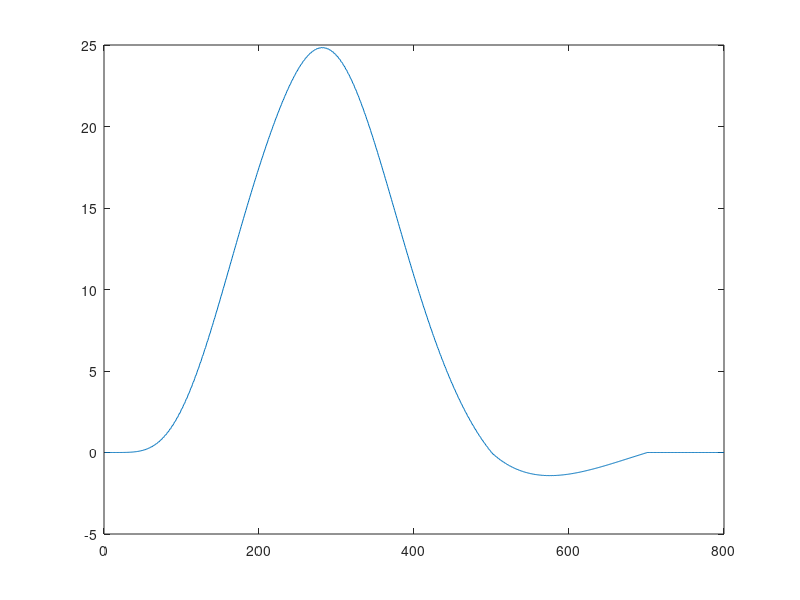
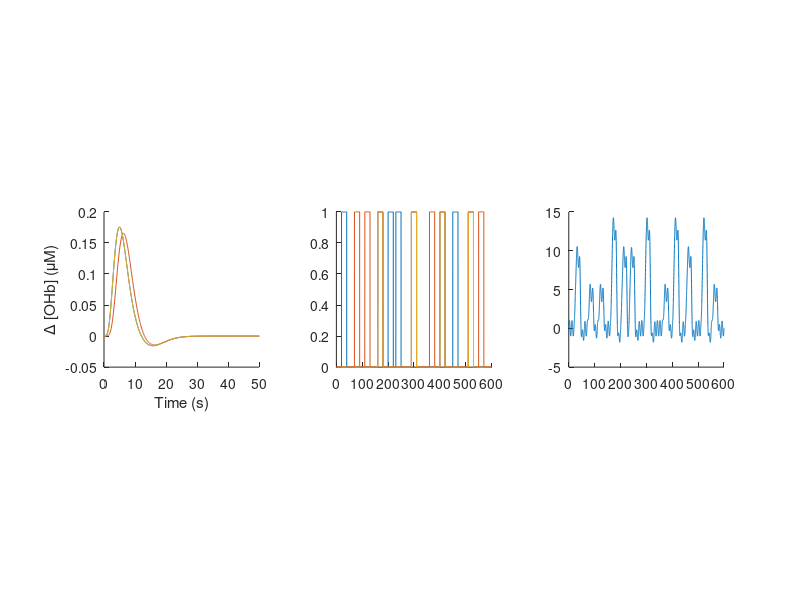

These charts were generated, in order, by the following MATLAB code: (Note: this script raises an error after producing the figures.)
%% Clean
close all
clear all



%% Hemodynamic impulse response
Fs      = 10;
dur     = 50; % sec
xh       = 0:(1/Fs):dur; % sec
a1		= [6 8 6]; % peak time 4.5 s after stim, shape
b1		= [1 0.9 1]; % scale
a2		= [16 16 16]; % peak time 4.5 s after stim, shape
b2		= [1 1 1]; % scale
c		= [1/6 1/6 1/6];
% delta	= 2; % 2s delay
beta	= [1 0.5 -0.1];
Nstim	= length(beta);
sigma	= 1;
H = NaN(Nstim,length(xh));
for idx = 1:Nstim
H(idx,:)       = (gampdf(xh,a1(idx),b1(idx))-c(idx)*gampdf(xh,a2(idx),b2(idx)));
end


%% Convolution with stimulus block
Fs      = 10;
dur     = 600; % sec
xx       = 0:(1/Fs):dur; % sec
N		= length(xx);
xx		= xx(1:N);
X		= zeros(N,3);

onset		= [20 70 110 160 200 230 290 360 400 450 510 550];
offset		= [40 90 130 180 220 250 310 380 420 470 530 570];
mod			= [1 2 2 3 1 1 3 2 3 1 3 2];
Xsingle  = [ones(max((offset-onset)*Fs),1); zeros(min((onset(2:end)-offset(1:end-1))*Fs),1)];
Nmod		= numel(unique(mod));
Nblocks		= numel(onset);
for ii = 1:Nblocks
	X(onset(ii)*Fs:offset(ii)*Fs,mod(ii)) = 1;
end
% X((20*Fs:40*Fs),1)			= 1;
% X((70*Fs:90*Fs),2)			= 1;
% X((110*Fs:130*Fs),2)		= 1;
% X((160*Fs:180*Fs),3)		= 1;
% X((200*Fs:220*Fs),1)		= 1;
% X((230*Fs:250*Fs),1)		= 1;
% X((290*Fs:310*Fs),3)		= 1;
% X((360*Fs:380*Fs),2)		= 1;
% X((400*Fs:420*Fs),3)		= 1;
% X((450*Fs:470*Fs),1)		= 1;
% X((510*Fs:530*Fs),3)		= 1;
% X((550*Fs:570*Fs),2)		= 1;

X(:,1) = X(:,1) + X(:,3);
X(:,2) = X(:,2) + X(:,3);

C = NaN(N,Nstim);
for idx = 1:Nstim
       tmp			= conv(X(:,idx),beta(idx)*H(idx,:));
	   C(1:N,idx)	= tmp(1:N);
end

C = sum(C,2);
%% Sinusoid noise
s = 1*sin(2*pi*0.1*xx)';
C = C + s;

%% Convolution size parameters
u = X;
v = H;
m = length(u);
n = length(v);

%% Graph
figure(666)
subplot(131)
plot(xh,H)
xlabel('Time (s)');
ylabel('\Delta [OHb] (\muM)');
axis square
box off

subplot(132)
plot(xx,X);
axis square
box off

subplot(133)
plot(xx,C);
axis square
box off

drawnow

%% Data
y					= C+sigma*randn(size(C));
Fs					= 10;
dur					= 600; % sec
dataStruct.y		= y';
dataStruct.T		= xh';
dataStruct.u		= Xsingle; % stimulus  block
dataStruct.Ntotal	= length(y);
dataStruct.Nstim	=  Nblocks; % Nstim
dataStruct.onset	=  round(onset*Fs); % samples
dataStruct.offset	=  round(offset*Fs); % samples
% dataStruct.onset	=  onset; % Nstim

dataStruct.m		= length(Xsingle);
dataStruct.n		= length(xh);
dataStruct.o		= dataStruct.m+dataStruct.n-1

%% Test
	% convolution of one stimulus block  u and hemodynamic response v
	w = NaN(dataStruct.o);
	for k = 1:dataStruct.o
		for j = max(1,k+1-dataStruct.n):min(k,dataStruct.m) 
            tmp(k,j) = dataStruct.u(j)*H(k-j+1);
		end
		w(k) = sum(tmp(k,max(1,k+1-dataStruct.n):min(k,dataStruct.m)));
	end    
% 	wn <- w[1:m]


figure
	plot(w)
%%
%% INTIALIZE THE CHAINS
nChains		= 3;
initsStruct = struct([]);
for ii = 1:nChains
	initsStruct(ii).sigma		= sigma(1);
	initsStruct(ii).a1			= a1(1);
	initsStruct(ii).b1			= b1(1);
	initsStruct(ii).a2			= a2(1);
	initsStruct(ii).b2			= b2(1);
	initsStruct(ii).beta		= beta(1);
end

%% RUN THE CHAINS
parameters		= {'b1','a1','b2','a2','c','sigma','beta','wn'}; % The parameter(s) to be monitored.
burnInSteps		= 100;		% Number of steps to 'burn-in' the samplers.
numSavedSteps	= 100;		% Total number of steps in chains to save.
thinSteps		= 1;		% Number of steps to 'thin' (1=keep every step).
nIter			= ceil((numSavedSteps*thinSteps )/nChains); % Steps per chain.
doparallel		= 1; % do not use parallelization
if doparallel
	isOpen = matlabpool('size') > 0;
	if ~isOpen
		matlabpool open
	end
end
fprintf( 'Running JAGS...\n' );
% [samples, stats, structArray] = matjags( ...
% 	tic
model = 'model_hemocanon_glm.txt';
[samples,stats,structArray] = pa_matjags(...
	dataStruct,...                     % Observed data
	fullfile(pwd, model), ...			% File that contains model definition
	initsStruct,...                    % Initial values for latent variables
	'doparallel',doparallel, ...      % Parallelization flag
	'nchains',nChains,...              % Number of MCMC chains
	'nburnin',burnInSteps,...          % Number of burnin steps
	'nsamples',nIter,...				% Number of samples to extract
	'thin',thinSteps,...              % Thinning parameter
	'monitorparams',parameters, ...    % List of latent variables to monitor
	'savejagsoutput',1,...          % Save command line output produced by JAGS?
	'verbosity',0,...               % 0=do not produce any output; 1=minimal text output; 2=maximum text output
	'cleanup',0);                    % clean up of temporary files?


%%
b1		= samples.b1;
a1		= samples.a1;
b2		= samples.b2;
a2		= samples.a2;
c		= samples.c;
sigma	= samples.sigma;
beta	= samples.beta;
pred	= samples.wn; % posterior predictive

[m,n,o] = size(pred);
pred	= reshape(pred,m*n,o);

figure(1)
subplot(231)
plot(b1');

subplot(232)
plot(a1');

subplot(233)
plot(sigma');

subplot(234)
plot(b2');

subplot(235)
plot(a2');

subplot(236)
plot(c');

%%
b1		= b1(:);
a1		= a1(:);
b2		= b2(:);
a2		= a2(:);
c		= c(:);
sigma	= sigma(:);
beta	= beta(:);

figure(2)
subplot(231)
plotPost(b1,'showMode',true);
xlabel('b1');

subplot(232)
plotPost(a1,'showMode',true);
xlabel('a1');

subplot(233)
plotPost(sigma,'showMode',true);
xlabel('sigma');

subplot(234)
plotPost(b2,'showMode',true);
xlabel('b2');

subplot(235)
plotPost(a2,'showMode',true);
xlabel('a2');

subplot(236)
plotPost(beta);
xlabel('beta');


% %%
% figure(3)
% subplot(221)
% plot(a1,b1,'k.');
% axis square
% box off
% set(gca,'TickDir','out');
% xlim([0.8*min(a1) 1.2*max(a1)]);
% ylim([0.8*min(b1) 1.2*max(b1)]);
% 
% subplot(222)
% plot(a1,beta,'k.');
% axis square
% box off
% set(gca,'TickDir','out');
% xlim([0.8*min(a1) 1.2*max(a1)]);
% ylim([0.8*min(beta) 1.2*max(beta)]);
% 
% subplot(223)
% plot(b1,beta,'k.');
% axis square
% box off
% set(gca,'TickDir','out');
% xlim([0.8*min(b1) 1.2*max(b1)]);
% ylim([0.8*min(beta) 1.2*max(beta)]);
% 
% subplot(224)
% plot(a1,sigma,'k.');
% axis square
% box off
% set(gca,'TickDir','out');
% xlim([0.8*min(a1) 1.2*max(a1)]);
% ylim([0.8*min(sigma) 1.2*max(sigma)]);
%%
x       = 0:(1/Fs):dur; % sec
figure(4)
plot(x,y,'k-','LineWidth',2)

hold on
for idx = 1:numSavedSteps
	hpred   = beta(idx)*(gampdf(x,a1(idx),b1(idx))-c(idx)*gampdf(x,a2(idx),b2(idx)));
	ypred       = conv(X,hpred);
	ypred       = ypred(1:N);
	plot(x,ypred,'k-','Color',[.7 .7 .7]);
end
axis square
box off
set(gca,'TickDir','out');
